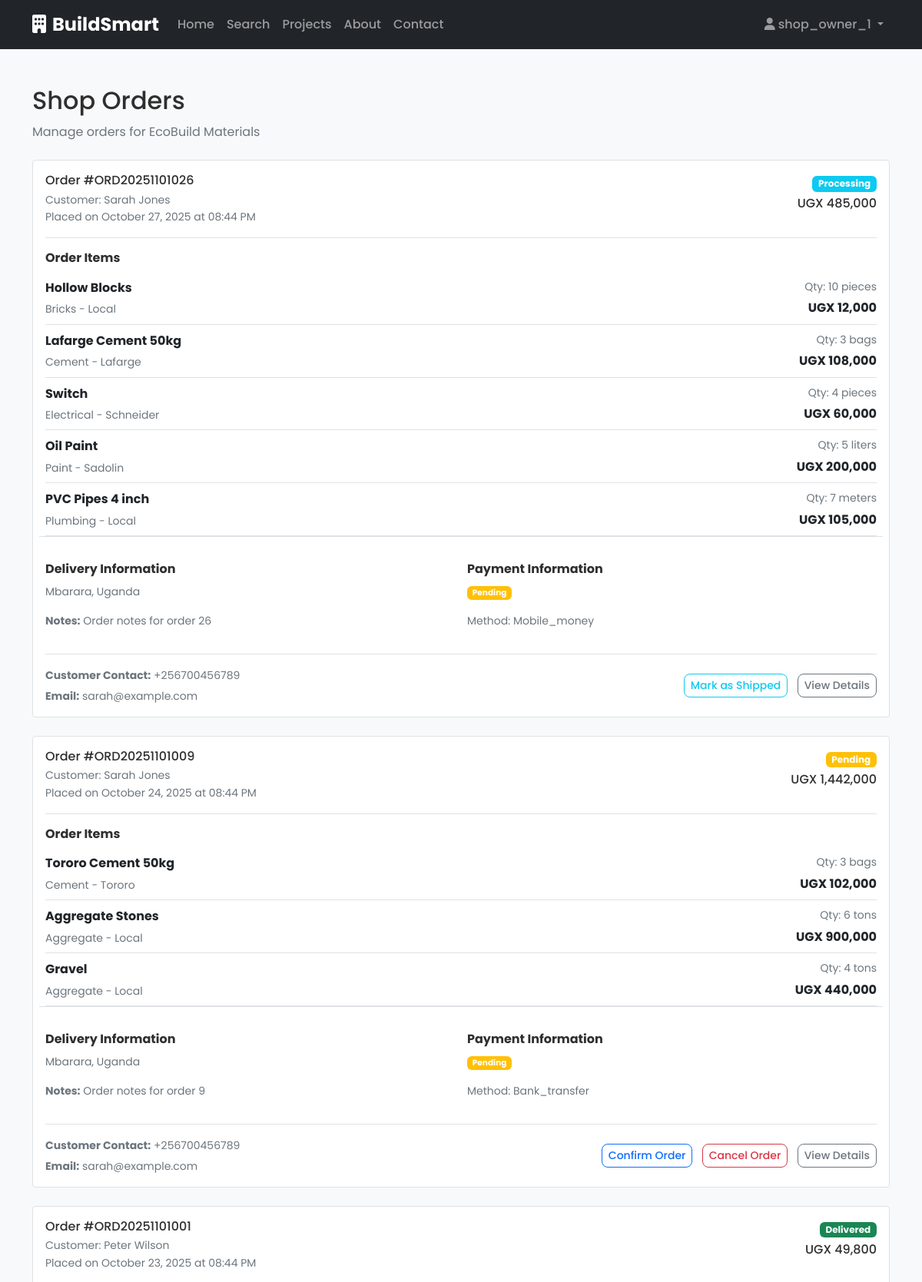
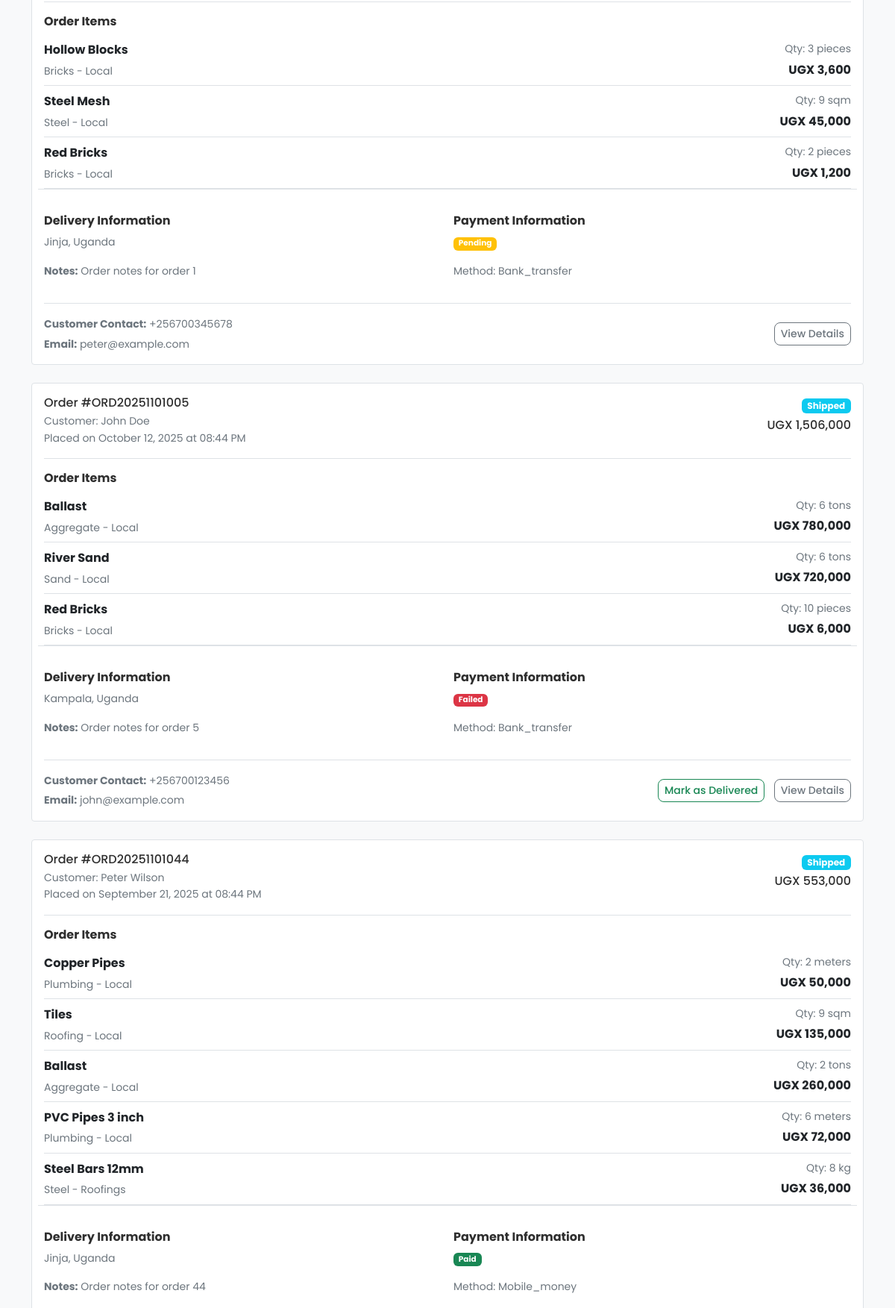
The page /shop/4/orders (signed in, upper part) on the database its author committed (2 pictures, top to bottom).
### app/models/user.py (models this page shows, shortened)
class User(UserMixin, db.Model):
    __tablename__ = 'users'
    id = db.Column(db.Integer, primary_key=True)
    username = db.Column(db.String(80), unique=True, nullable=False)
    email = db.Column(db.String(120), unique=True, nullable=False)
    password_hash = db.Column(db.String(128), nullable=False)
    full_name = db.Column(db.String(100))
    phone = db.Column(db.String(20))
    address = db.Column(db.Text)
    latitude = db.Column(db.Float)
    longitude = db.Column(db.Float)
    user_type = db.Column(db.String(20), default='customer')  # customer, shop_owner, service_provider
    is_active = db.Column(db.Boolean, default=True)
    is_verified = db.Column(db.Boolean, default=False)
    created_at = db.Column(db.DateTime, default=datetime.utcnow)
    updated_at = db.Column(db.DateTime, default=datetime.utcnow, onupdate=datetime.utcnow)
    shops = db.relationship('Shop', backref='owner', lazy=True)
    services = db.relationship('Service', backref='provider', lazy=True)
    orders = db.relationship('Order', backref='customer', lazy=True)
    recommendations = db.relationship('Recommendation', backref='user', lazy=True)

### app/models/shop.py (models this page shows, shortened)
class Shop(db.Model):
    __tablename__ = 'shops'
    id = db.Column(db.Integer, primary_key=True)
    name = db.Column(db.String(100), nullable=False)
    description = db.Column(db.Text)
    address = db.Column(db.Text, nullable=False)
    phone = db.Column(db.String(20))
    email = db.Column(db.String(120))
    latitude = db.Column(db.Float, nullable=False)
    longitude = db.Column(db.Float, nullable=False)
    rating = db.Column(db.Float, default=0.0)
    total_reviews = db.Column(db.Integer, default=0)
    is_verified = db.Column(db.Boolean, default=False)
    is_active = db.Column(db.Boolean, default=True)
    created_at = db.Column(db.DateTime, default=datetime.utcnow)
    updated_at = db.Column(db.DateTime, default=datetime.utcnow, onupdate=datetime.utcnow)
    owner_id = db.Column(db.Integer, db.ForeignKey('users.id'), nullable=False)
    products = db.relationship('Product', backref='shop', lazy=True)
    orders = db.relationship('Order', backref='shop', lazy=True)

### app/models/order.py (models this page shows, shortened)
class Order(db.Model):
    __tablename__ = 'orders'
    id = db.Column(db.Integer, primary_key=True)
    order_number = db.Column(db.String(20), unique=True, nullable=False)
    status = db.Column(db.String(20), default='pending')  # pending, confirmed, processing, shipped, delivered, cancelled
    total_amount = db.Column(db.Numeric(10, 2), nullable=False)
    delivery_address = db.Column(db.Text)
    delivery_notes = db.Column(db.Text)
    payment_status = db.Column(db.String(20), default='pending')  # pending, paid, failed, refunded
    payment_method = db.Column(db.String(50))
    created_at = db.Column(db.DateTime, default=datetime.utcnow)
    updated_at = db.Column(db.DateTime, default=datetime.utcnow, onupdate=datetime.utcnow)
    customer_id = db.Column(db.Integer, db.ForeignKey('users.id'), nullable=False)
    shop_id = db.Column(db.Integer, db.ForeignKey('shops.id'), nullable=False)
    items = db.relationship('OrderItem', backref='order', lazy=True, cascade='all, delete-orphan')

class OrderItem(db.Model):
    __tablename__ = 'order_items'
    id = db.Column(db.Integer, primary_key=True)
    quantity = db.Column(db.Integer, nullable=False)
    unit_price = db.Column(db.Numeric(10, 2), nullable=False)
    total_price = db.Column(db.Numeric(10, 2), nullable=False)
    order_id = db.Column(db.Integer, db.ForeignKey('orders.id'), nullable=False)
    product_id = db.Column(db.Integer, db.ForeignKey('products.id'), nullable=False)

### app/models/product.py (models this page shows, shortened)
class Product(db.Model):
    __tablename__ = 'products'
    id = db.Column(db.Integer, primary_key=True)
    name = db.Column(db.String(100), nullable=False)
    description = db.Column(db.Text)
    category = db.Column(db.String(50), nullable=True)  # Legacy field, kept for backward compatibility
    price = db.Column(db.Numeric(10, 2), nullable=False)
    unit = db.Column(db.String(20), nullable=False)  # e.g., 'kg', 'piece', 'bag', 'm2'
    quantity_available = db.Column(db.Integer, default=0)
    min_order_quantity = db.Column(db.Integer, default=1)
    is_available = db.Column(db.Boolean, default=True)
    image_url = db.Column(db.String(255))
    brand = db.Column(db.String(50))  # Product brand/manufacturer
    specifications = db.Column(db.JSON)  # Store additional specs as JSON
    created_at = db.Column(db.DateTime, default=datetime.utcnow)
    updated_at = db.Column(db.DateTime, default=datetime.utcnow, onupdate=datetime.utcnow)
    shop_id = db.Column(db.Integer, db.ForeignKey('shops.id'), nullable=False)
    category_id = db.Column(db.Integer, db.ForeignKey('categories.id'), nullable=True)
    order_items = db.relationship('OrderItem', backref='product', lazy=True)
    reviews = db.relationship('Review', backref='product', lazy=True)
    category_model = db.relationship('Category', backref='products', lazy=True)

### app/blueprints/shop/routes.py (the view)
@shop_bp.route('/<int:shop_id>/orders')
@login_required
def shop_orders(shop_id):
    shop = Shop.query.get_or_404(shop_id)
    if shop.owner_id != current_user.id:
        flash('You do not have permission to access this shop', 'error')
        return redirect(url_for('main.index'))
    page = request.args.get('page', 1, type=int)
    orders = Order.query.filter_by(shop_id=shop_id)\
                       .order_by(Order.created_at.desc())\
                       .paginate(page=page, per_page=10, error_out=False)
    return render_template('shop/orders.html', shop=shop, orders=orders)

### app/templates/shop/orders.html (shortened to what this page needs)
{% extends "base.html" %}
{% block content %}
<div class="container py-5">
    <div class="mb-4">
        <h1 class="h2">Shop Orders</h1>
        <p class="text-muted">Manage orders for {{ shop.name }}</p>
    </div>
    {% if orders.items %}
    <div class="row g-4 mb-4">
        {% for order in orders.items %}
        <div class="col-12">
            <div class="card border">
                <div class="card-body">
                    <div class="d-flex justify-content-between align-items-start mb-3">
                        <div>
                            <h3 class="h6 mb-1">Order #{{ order.order_number }}</h3>
                            <p class="text-muted small mb-0">Customer: {{ order.customer.full_name or order.customer.username }}</p>
                            <p class="text-muted small mb-0">Placed on {{ order.created_at.strftime('%B %d, %Y at %I:%M %p') }}</p>
                        </div>
                        <div class="text-end">
                            <span class="badge bg-{{ 'success' if order.status == 'delivered' else 'warning' if order.status == 'pending' else 'danger' if order.status == 'cancelled' else 'info' }}">
                                {{ order.status|title }}
                            </span>
                            <p class="h6 mb-0 mt-1">UGX {{ "{:,.0f}".format(order.total_amount) }}</p>
                        </div>
                    </div>
                    <div class="border-top pt-3 mb-3">
                        <h6 class="fw-bold mb-2">Order Items</h6>
                        <div class="list-group list-group-flush">
                            {% for item in order.items %}
                            <div class="list-group-item px-0 d-flex justify-content-between align-items-center border-bottom">
                                <div class="flex-grow-1">
                                    <p class="fw-bold mb-1">{{ item.product.name }}</p>
                                    <p class="text-muted small mb-0">{{ item.product.category|title }} - {{ item.product.brand or 'No Brand' }}</p>
                                </div>
                                <div class="text-end">
                                    <p class="text-muted small mb-1">Qty: {{ item.quantity }} {{ item.product.unit }}</p>
                                    <p class="fw-bold mb-0">UGX {{ "{:,.0f}".format(item.total_price) }}</p>
                                </div>
                            </div>
                            {% endfor %}
                        </div>
                    </div>
                    <div class="row g-3 border-top pt-3">
                        <div class="col-md-6">
                            <h6 class="fw-bold mb-2">Delivery Information</h6>
                            {% if order.delivery_address %}
                            <p class="text-muted small">{{ order.delivery_address }}</p>
                            {% else %}
                            <p class="text-muted small fst-italic">No delivery address specified</p>
                            {% endif %}
                            {% if order.delivery_notes %}
                            <p class="text-muted small mt-1"><strong>Notes:</strong> {{ order.delivery_notes }}</p>
                            {% endif %}
                        </div>
                        <div class="col-md-6">
                            <h6 class="fw-bold mb-2">Payment Information</h6>
                            <p class="text-muted small">
                                <span class="badge bg-{{ 'success' if order.payment_status == 'paid' else 'warning' if order.payment_status == 'pending' else 'danger' if order.payment_status == 'failed' else 'secondary' }}">
                                    {{ order.payment_status|title }}
                                </span>
                            </p>
                            {% if order.payment_method %}
                            <p class="text-muted small mt-1">Method: {{ order.payment_method|title }}</p>
                            {% endif %}
                        </div>
                    </div>
                    <div class="d-flex justify-content-between align-items-center border-top pt-3 mt-3">
                        <div class="text-muted small">
                            <p class="mb-1"><strong>Customer Contact:</strong> {{ order.customer.phone or 'No phone provided' }}</p>
                            {% if order.customer.email %}
                            <p class="mb-0"><strong>Email:</strong> {{ order.customer.email }}</p>
                            {% endif %}
                        </div>
                        <div>
                            {% if order.status == 'pending' %}
                            <button class="btn btn-sm btn-outline-primary me-2">Confirm Order</button>
                            <button class="btn btn-sm btn-outline-danger me-2">Cancel Order</button>
                            {% elif order.status == 'confirmed' %}
                            <button class="btn btn-sm btn-outline-success me-2">Mark as Processing</button>
                            {% elif order.status == 'processing' %}
                            <button class="btn btn-sm btn-outline-info me-2">Mark as Shipped</button>
                            {% elif order.status == 'shipped' %}
                            <button class="btn btn-sm btn-outline-success me-2">Mark as Delivered</button>
                            {% endif %}
                            <button class="btn btn-sm btn-outline-secondary">View Details</button>
                        </div>
                    </div>
                </div>
            </div>
        </div>
        {% endfor %}
    </div>
    {% endif %}
</div>
{% endblock %}

### app/templates/components/navbar.html (shortened to what this page needs)
<nav class="navbar navbar-expand-lg navbar-dark bg-dark">
    <div class="container">
        <a class="navbar-brand fw-bold" href="{{ url_for('main.index') }}">
            <i class="fas fa-building me-2"></i>BuildSmart
        </a>
        <div class="collapse navbar-collapse" id="navbarNav">
            <ul class="navbar-nav me-auto">
                <li class="nav-item">
                    <a class="nav-link" href="{{ url_for('main.index') }}">Home</a>
                </li>
                <li class="nav-item">
                    <a class="nav-link" href="{{ url_for('main.search') }}">Search</a>
                </li>
                <li class="nav-item">
                    <a class="nav-link" href="{{ url_for('main.projects') }}">Projects</a>
                </li>
                <li class="nav-item">
                    <a class="nav-link" href="{{ url_for('main.about') }}">About</a>
                </li>
                <li class="nav-item">
                    <a class="nav-link" href="{{ url_for('main.contact') }}">Contact</a>
                </li>
            </ul>
            <ul class="navbar-nav">
                {% if current_user.is_authenticated %}
                    <li class="nav-item dropdown">
                        <a class="nav-link dropdown-toggle" href="#" id="navbarDropdown" role="button" data-bs-toggle="dropdown">
                            <i class="fas fa-user me-1"></i>{{ current_user.username }}
                        </a>
                    </li>
                {% endif %}
            </ul>
        </div>
    </div>
</nav>

### app/static/css/custom.css (style rules this page uses)
:root { --primary-yellow: #FFB703; --accent-orange: #FB8500; --charcoal-gray: #2F2F2F; --bg-light: #F8F9FA; --primary-color: var(--primary-yellow); --secondary-color: #6c757d; --success-color: #198754; --warning-color: #ffc107; --danger-color: #dc3545; --light-color: var(--bg-light); --dark-color: var(--charcoal-gray); }
body { font-family: 'Poppins', -apple-system, BlinkMacSystemFont, 'Segoe UI', Roboto, Inter, 'Helvetica Neue', Arial, sans-serif; line-height: 1.6; color: var(--dark-color); background-color: var(--light-color); }
.card { transition: transform 0.2s ease-in-out, box-shadow 0.2s ease-in-out; }
.btn { border-radius: 8px; font-weight: 500; transition: all 0.2s ease-in-out; }
.navbar-brand { font-size: 1.5rem; font-weight: bold; }
.navbar-nav .nav-link { font-weight: 500; transition: color 0.2s ease-in-out; }
.badge { border-radius: 6px; }

### rows shown on the page
User: username "shop_owner_1"
Shop: name "EcoBuild Materials"
Order: order_number "ORD20251101026", customer "Sarah Jones", created_at "October 27, 2025 at 08:44 PM", status "Processing", total_amount "485,000", delivery_address "Mbarara, Uganda", delivery_notes "Order notes for order 26", payment_status "Pending", payment_method "Mobile_money", customer "+256700456789", customer.email "sarah@example.com", shows "Mark as Shipped"
OrderItem: product.name "Hollow Blocks", product.category "Bricks", product "Local", quantity "10", product.unit "pieces", total_price "12,000"
OrderItem: product.name "Lafarge Cement 50kg", product.category "Cement", product "Lafarge", quantity "3", product.unit "bags", total_price "108,000"
OrderItem: product.name "Switch", product.category "Electrical", product "Schneider", quantity "4", product.unit "pieces", total_price "60,000"
OrderItem: product.name "Oil Paint", product.category "Paint", product "Sadolin", quantity "5", product.unit "liters", total_price "200,000"
OrderItem: product.name "PVC Pipes 4 inch", product.category "Plumbing", product "Local", quantity "7", product.unit "meters", total_price "105,000"
Order: order_number "ORD20251101009", customer "Sarah Jones", created_at "October 24, 2025 at 08:44 PM", status "Pending", total_amount "1,442,000", delivery_address "Mbarara, Uganda", delivery_notes "Order notes for order 9", payment_status "Pending", payment_method "Bank_transfer", customer "+256700456789", customer.email "sarah@example.com", shows "Confirm Order"
OrderItem: product.name "Tororo Cement 50kg", product.category "Cement", product "Tororo", quantity "3", product.unit "bags", total_price "102,000"
OrderItem: product.name "Aggregate Stones", product.category "Aggregate", product "Local", quantity "6", product.unit "tons", total_price "900,000"
OrderItem: product.name "Gravel", product.category "Aggregate", product "Local", quantity "4", product.unit "tons", total_price "440,000"
Order: order_number "ORD20251101001", customer "Peter Wilson", created_at "October 23, 2025 at 08:44 PM", status "Delivered", total_amount "49,800", delivery_address "Jinja, Uganda", delivery_notes "Order notes for order 1", payment_status "Pending", payment_method "Bank_transfer", customer "+256700345678", customer.email "peter@example.com"
OrderItem: product.name "Hollow Blocks", product.category "Bricks", product "Local", quantity "3", product.unit "pieces", total_price "3,600"
OrderItem: product.name "Steel Mesh", product.category "Steel", product "Local", quantity "9", product.unit "sqm", total_price "45,000"
OrderItem: product.name "Red Bricks", product.category "Bricks", product "Local", quantity "2", product.unit "pieces", total_price "1,200"
Order: order_number "ORD20251101005", customer "John Doe", created_at "October 12, 2025 at 08:44 PM", status "Shipped", total_amount "1,506,000", delivery_address "Kampala, Uganda", delivery_notes "Order notes for order 5", payment_status "Failed", payment_method "Bank_transfer", customer "+256700123456", customer.email "john@example.com", shows "Mark as Delivered"
OrderItem: product.name "Ballast", product.category "Aggregate", product "Local", quantity "6", product.unit "tons", total_price "780,000"
OrderItem: product.name "River Sand", product.category "Sand", product "Local", quantity "6", product.unit "tons", total_price "720,000"
OrderItem: product.name "Red Bricks", product.category "Bricks", product "Local", quantity "10", product.unit "pieces", total_price "6,000"
Order: order_number "ORD20251101044", customer "Peter Wilson", created_at "September 21, 2025 at 08:44 PM", status "Shipped", total_amount "553,000", delivery_address "Jinja, Uganda", delivery_notes "Order notes for order 44", payment_status "Paid", payment_method "Mobile_money"
OrderItem: product.name "Copper Pipes", product.category "Plumbing", product "Local", quantity "2", product.unit "meters", total_price "50,000"
OrderItem: product.name "Tiles", product.category "Roofing", product "Local", quantity "9", product.unit "sqm", total_price "135,000"
OrderItem: product.name "Ballast", product.category "Aggregate", product "Local", quantity "2", product.unit "tons", total_price "260,000"
OrderItem: product.name "PVC Pipes 3 inch", product.category "Plumbing", product "Local", quantity "6", product.unit "meters", total_price "72,000"
OrderItem: product.name "Steel Bars 12mm", product.category "Steel", product "Roofings", quantity "8", product.unit "kg", total_price "36,000"
